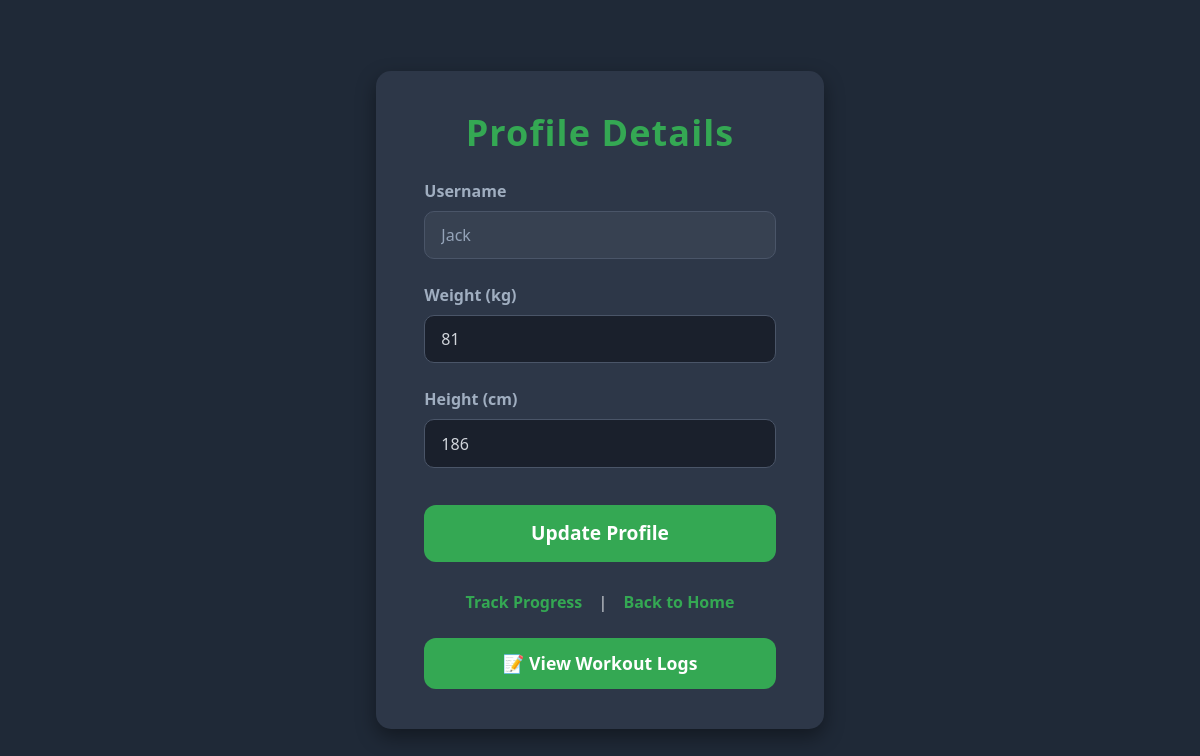
The app's page /profile.php (signed in) with its own data.
### tables this page shows
CREATE TABLE `users` (
  `user_id` int(11) NOT NULL,
  `name` varchar(255) DEFAULT NULL,
  `weight` float DEFAULT NULL,
  `height` float DEFAULT NULL,
  `created_at` timestamp NOT NULL DEFAULT current_timestamp(),
  `plan_id` int(11) DEFAULT NULL,
  `password` varchar(255) DEFAULT NULL,
  `role` enum('admin','user') NOT NULL DEFAULT 'user'
);

### profile.php (the view, shortened to what this page needs)
<?php
require 'db_connect.php';
$user_id = $_SESSION['user_id'];
$sql = "SELECT * FROM Users WHERE user_id = ?";
$stmt = $conn->prepare($sql);
$stmt->bind_param("i", $user_id);
$stmt->execute();
$result = $stmt->get_result();
if ($result->num_rows > 0) {
    $user = $result->fetch_assoc();
} else {
    echo "User not found.";
    exit();
}
?>
<!DOCTYPE html>
<html lang="en">
<head>
    <link href="https://cdn.jsdelivr.net/npm/bootstrap@5.3.3/dist/css/bootstrap.min.css" rel="stylesheet" />
</head>
<body>
    <main class="profile-container" role="main" aria-label="User profile details and update form">
        <h1>Profile Details</h1>
        <form method="POST" action="profile.php" novalidate>
            <div class="mb-4">
                <label for="username">Username</label>
                <input type="text" id="username" name="username" value="<?php echo htmlspecialchars($user['name']); ?>" disabled aria-disabled="true" />
            </div>
            <div class="mb-4">
                <label for="weight">Weight (kg)</label>
                <input type="number" id="weight" name="weight" value="<?php echo htmlspecialchars($user['weight']); ?>" min="20" max="300" required aria-required="true" />
            </div>
            <div class="mb-4">
                <label for="height">Height (cm)</label>
                <input type="number" id="height" name="height" value="<?php echo htmlspecialchars($user['height']); ?>" min="100" max="250" required aria-required="true" />
            </div>
            <button type="submit" aria-label="Update Profile">Update Profile</button>
        </form>
        <div class="links">
            <a href="track_progress.php" aria-label="Go to track progress page">Track Progress</a> |
            <a href="home.html" aria-label="Return to home page">Back to Home</a>
        </div>
        <a href="view_workouts.php" class="btn-view-logs" aria-label="View Workout Logs">
            📝 View Workout Logs
        </a>
    </main>
</body>
</html>

### profile.php (style rules this page uses)
body { background-color: #1f2937; color: #d1d5db; font-family: 'Segoe UI', Tahoma, Geneva, Verdana, sans-serif; min-height: 100vh; display: flex; flex-direction: column; justify-content: center; padding: 2rem; }
.profile-container { background: #2d3748; border-radius: 15px; box-shadow: 0 8px 20px rgba(0, 0, 0, 0.4); max-width: 480px; margin: 0 auto; padding: 2.5rem 3rem; transition: transform 0.3s ease; }
h1 { color: #34a853; font-weight: 700; font-size: 2.25rem; margin-bottom: 1.5rem; text-align: center; letter-spacing: 1.1px; }
label { color: #a0aec0; font-weight: 600; margin-bottom: 0.5rem; display: inline-block; }
input[type="text"], input[type="number"] { background-color: #1a202c; border: 1.8px solid #4a5568; border-radius: 10px; color: #d1d5db; font-size: 1rem; padding: 0.7rem 1rem; width: 100%; transition: border-color 0.3s ease, box-shadow 0.3s ease; user-select: text; }
input[type="text"]:disabled { background-color: #374151; color: #94a3b8; cursor: not-allowed; user-select: none; }
button[type="submit"] { background-color: #34a853; border: none; border-radius: 12px; color: white; font-weight: 700; font-size: 1.2rem; padding: 0.9rem; width: 100%; cursor: pointer; transition: background-color 0.3s ease, transform 0.15s ease; margin-top: 0.8rem; user-select: none; }
.links { margin-top: 1.75rem; text-align: center; }
.links a { color: #34a853; text-decoration: none; font-weight: 600; font-size: 1rem; margin: 0 0.75rem; transition: color 0.25s ease; user-select: none; }
.btn-view-logs { margin-top: 1.5rem; display: inline-block; width: 100%; font-size: 1.1rem; font-weight: 600; padding: 0.75rem; border-radius: 12px; text-align: center; background-color: #34a853; color: white; text-decoration: none; user-select: none; transition: background-color 0.3s ease; }

### records on screen
users: username "Jack", weight "81", height "186"
